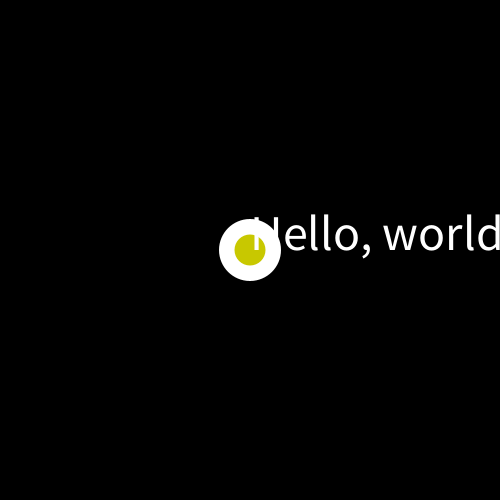
Frame 1 (no input)
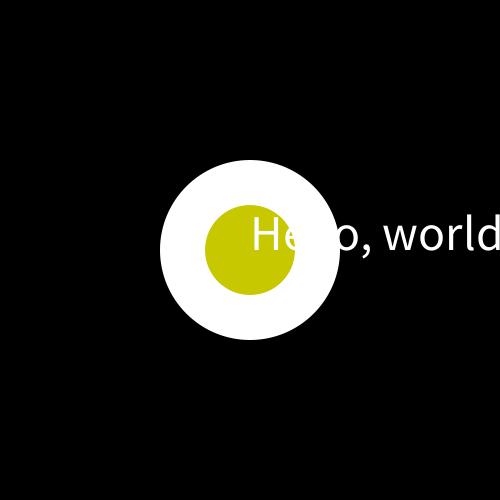
Frame 60 (the mouse pressed at the canvas centre just before this capture)
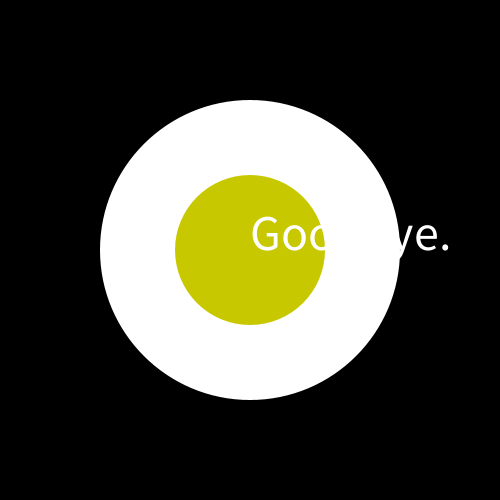
Frame 120 (the mouse held since frame 60 and released just before this capture)

The Processing sketch that drew these frames (run headless with seeded random() and noise(); from frame 60 on, the mouse is pressed at the canvas centre):

// Processing sketch: Variables_Demo
// ── Variables_Demo.pde
/*
Avery Feingold
 6/24/2022
 Variables Demo
 Created for Intro to CS Summer 2022
 */


// We create these variables outside of all of our
// functions. That's the only time we do something
// outside of all of the functions. 

// That means these variables are "global variables,"
// so they can be accessed from within any function.

String welcome = "Hello, world"; // String: anything with quotes
boolean switch1 = false; // boolean: true/false
float diameter = 30.0; // float: number with decimals
int extraVariable = 0; // integer: number without decimals

void setup() {
  size(500, 500);
}

void draw() {
  
  // In order to see "motion," we need to redraw the
  // background each time through draw so that the 
  // previous shapes get covered up.
  background(0); 
  
  
  // incrementation (increasing a variable each 
  // time through a loop). We can also "decrement"
  // by subtracting instead of adding.
  diameter = diameter + 1; 
  
  
  noStroke();
  fill(255);
  circle(width/2, height/2, 2*diameter);
  fill(200, 200, 0);
  circle(width/2, height/2, diameter);
  
  fill(255);
  textSize(50);
  text(welcome, width/2, height/2);
}

void mousePressed() {
  println(welcome);
  welcome = "Goodbye.";
}
